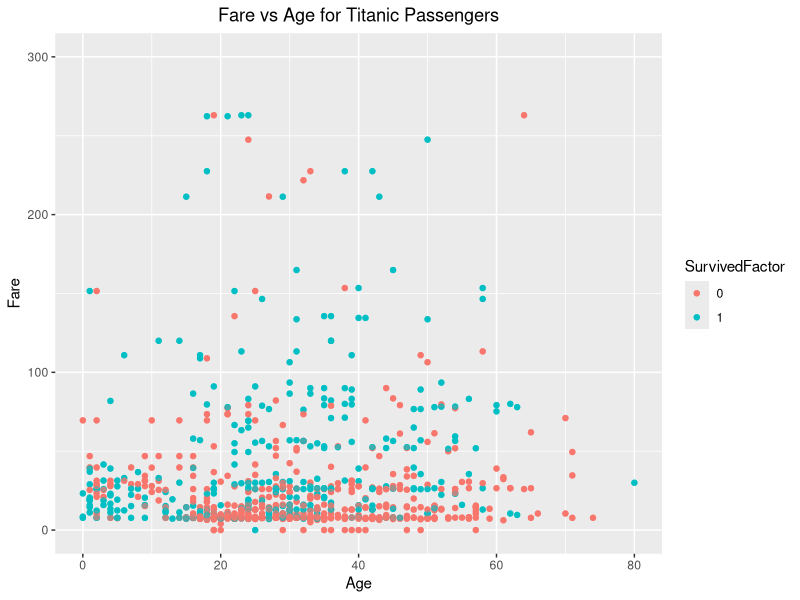
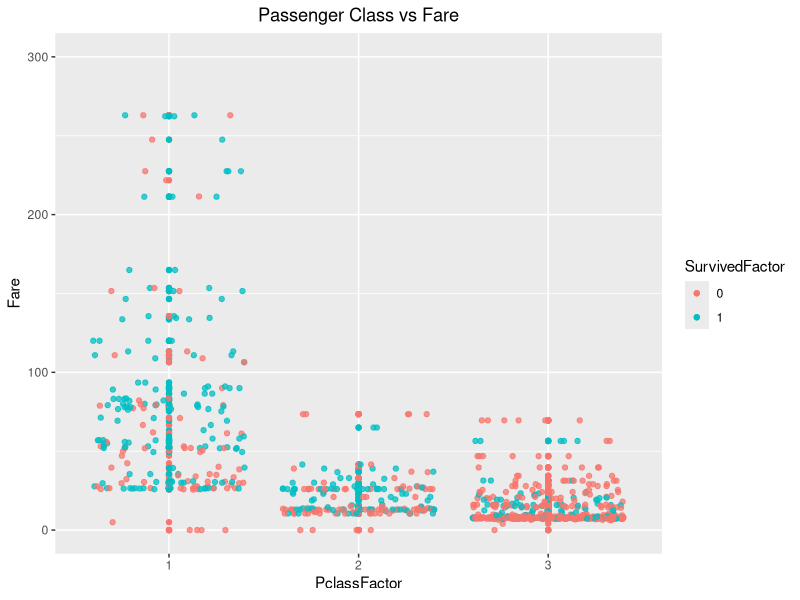
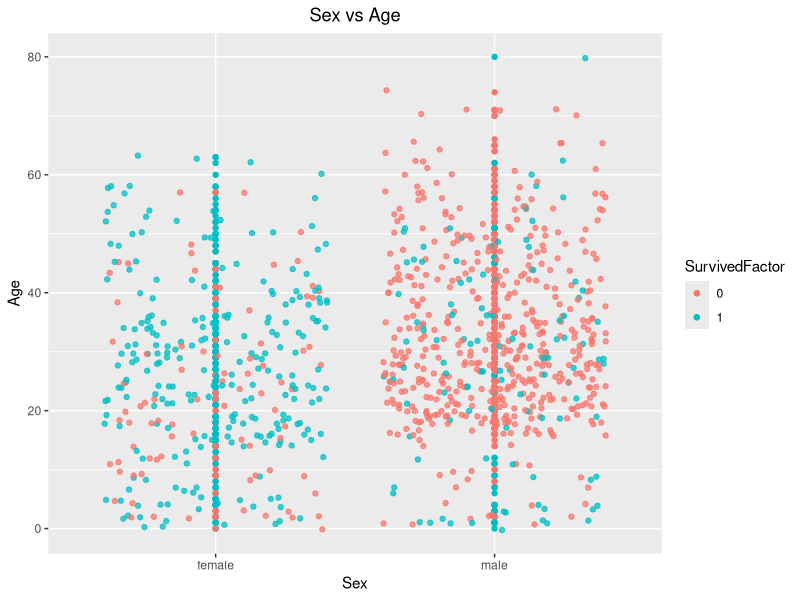
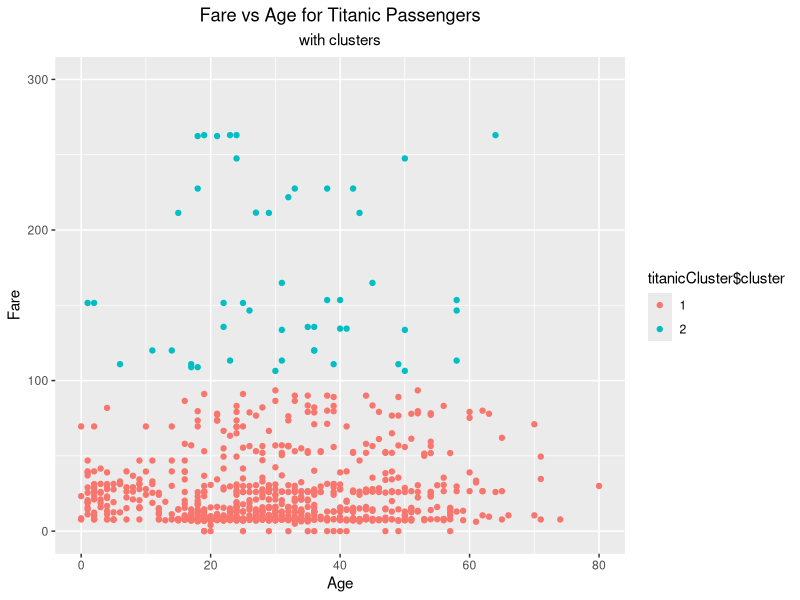
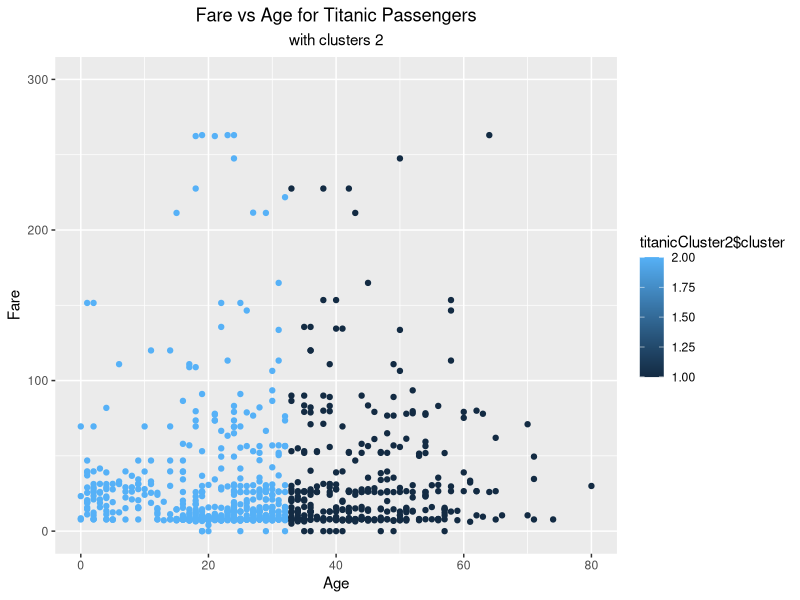
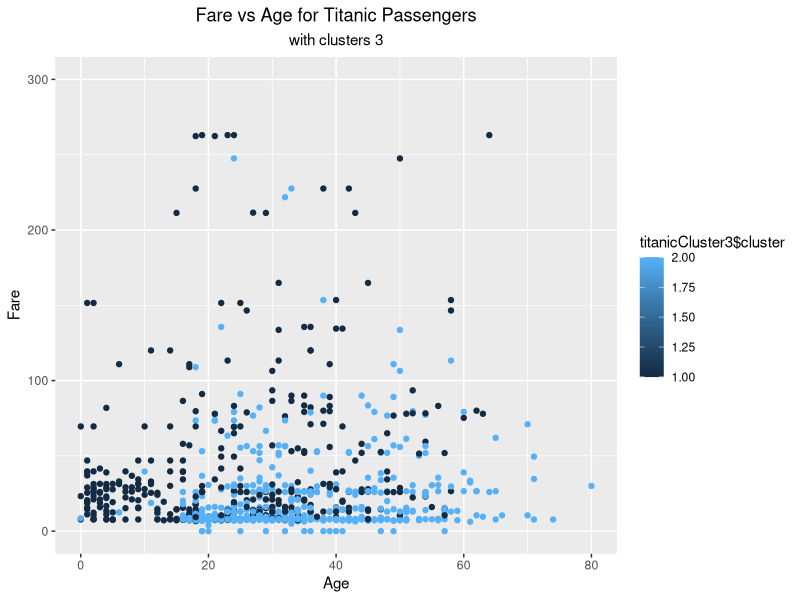

The R script that drew these images, in order:
## ---- chunk 1
knitr::opts_chunk$set(echo = TRUE)
library("ggplot2")
library("lattice")
theme_update(plot.title = element_text(hjust = 0.5))
theme_update(plot.subtitle = element_text(hjust = 0.5))
## ---- chunk 2
titanic.df <- read.csv("titanic.csv",header=TRUE)

# inspect the different attributes of the data set given
attributes(titanic.df)$names

# make "Survived" and "Pclass" into factors, as they are currently numerical
titanic.df = within(titanic.df, {SurvivedFactor = factor(Survived)})
titanic.df = within(titanic.df, {PclassFactor = factor(Pclass)})

## ---- chunk 3
# Fare vs Age
p = qplot(Age, Fare, data=titanic.df, colour=SurvivedFactor, na.rm=TRUE) 
p + ggtitle("Fare vs Age for Titanic Passengers") + geom_point(alpha = 0.5, na.rm=TRUE) + ylim(0, 300)
## ---- chunk 4
# Pclass vs Fare
# The three points that aren't in range were all class 1 and all survived
q = qplot(PclassFactor, Fare, data=titanic.df, colour=SurvivedFactor, na.rm=TRUE)
q + geom_jitter(alpha = 0.75, na.rm=TRUE) + ggtitle("Passenger Class vs Fare") + ylim(0, 300) 
## ---- chunk 5
# Sex vs Age
r = qplot(Sex, Age, data=titanic.df, colour=SurvivedFactor)
r + geom_jitter(alpha = 0.75) + ggtitle("Sex vs Age")
## ---- chunk 6
set.seed(99) # sets a seed for random number generator
## ---- chunk 7
# perform a k-means clustering with 20 iterations, using only the "Age" and "Fare" attributes
titanicCluster = kmeans(titanic.df[c(6,10)], 2, nstart = 20, iter.max = 20)
## ---- chunk 8
titanicCluster$size    # size of each cluster
titanicCluster$centers    # means of each cluster
## ---- chunk 9
# columns are survived/not survived, rows are the two clusters created
table(titanicCluster$cluster, titanic.df$SurvivedFactor)
## ---- chunk 10
# scatter plot of the two clusters in Age vs Fare attributes
titanicCluster$cluster <- as.factor(titanicCluster$cluster)
q = qplot(Age, Fare, data=titanic.df, colour = titanicCluster$cluster, na.rm = TRUE)
q + ggtitle("Fare vs Age for Titanic Passengers", subtitle = "with clusters") + ylim(0, 300)
## ---- chunk 11
# encode the "Sex" attribute and add it into the titanic dataframe
titanic.df = within(titanic.df, {Sex_encoded = as.numeric(as.factor(titanic.df$Sex))})
# perform a k-means clustering using "Pclass", "Age", "Sibsp", "Parch" and "Sex" (encoded) attributes
# with 2 clusters and 20 iterations
titanicCluster2 = kmeans(titanic.df[c(3,6,7,8,19)], 2, nstart = 20, iter.max = 20)
table(titanicCluster2$cluster, titanic.df$SurvivedFactor)
p = qplot(Age, Fare, data=titanic.df, colour = titanicCluster2$cluster, na.rm = TRUE)
p + ggtitle("Fare vs Age for Titanic Passengers", subtitle = "with clusters 2") + ylim(0, 300)

# with scaled vals
titanicCluster3 = kmeans(scale(titanic.df[c(3,6,7,8,19)]), 2, nstart = 20, iter.max = 20)
titanicCluster3$size    # size of each cluster
# columns are survived/not survived, rows are the two clusters created
table(titanicCluster3$cluster, titanic.df$SurvivedFactor)
r = qplot(Age, Fare, data=titanic.df, colour = titanicCluster3$cluster, na.rm = TRUE)
r + ggtitle("Fare vs Age for Titanic Passengers", subtitle = "with clusters 3") + ylim(0, 300)


